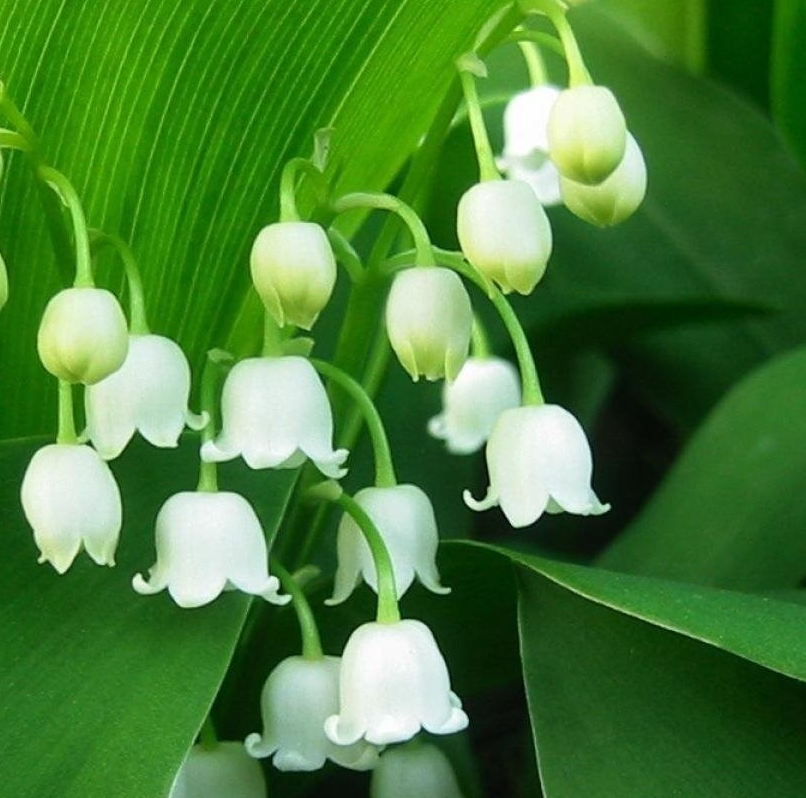
#> input picture python_projectcase/123.png, 806 x 798 px, found by its file name
$ python 9.2.3-4.py
#> lines starting #> are read from the running program, lines starting #| are printed output that depends on the picture
# ImageEnhance模块包含了一些用于图像增强的类，它们分别为Color类、Brightness类、Contrast类和Sharpness
from PIL import Image, ImageEnhance

# im0的亮度是图像im的一半
im = Image.open(r"D:\PYproject\python_projectcase\123.png")
#> im is the input picture: PIL image 806x798 RGBA; mean R, G, B, A 74.6, 127.6, 58.2, 255
enhancer = ImageEnhance.Brightness(im)
im0 = enhancer.enhance(0.5)
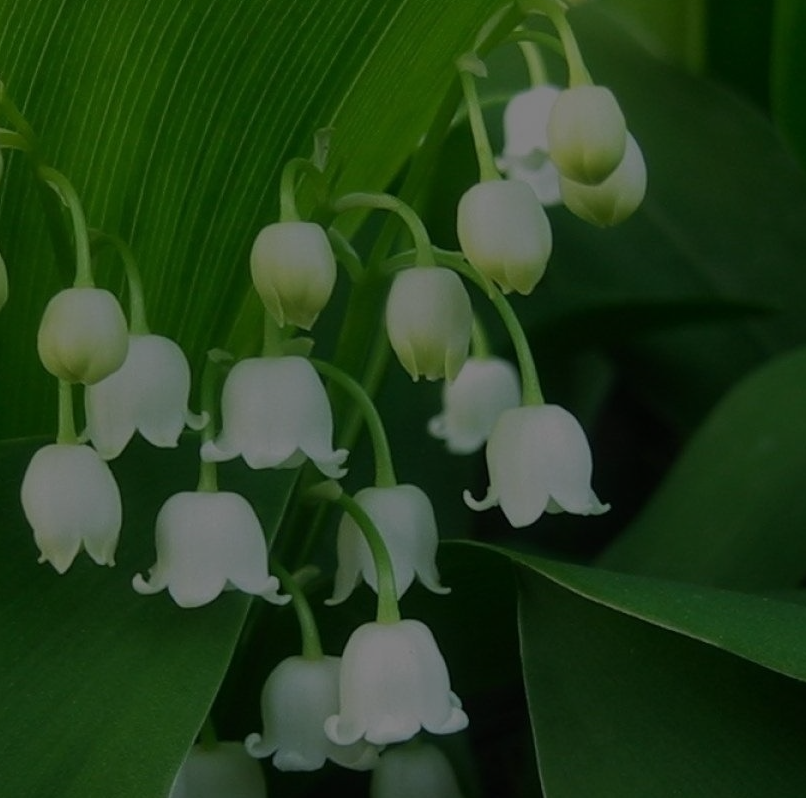
#> im0: PIL image 806x798 RGBA; mean R, G, B, A 37.1, 63.5, 28.9, 255
im0.show()
